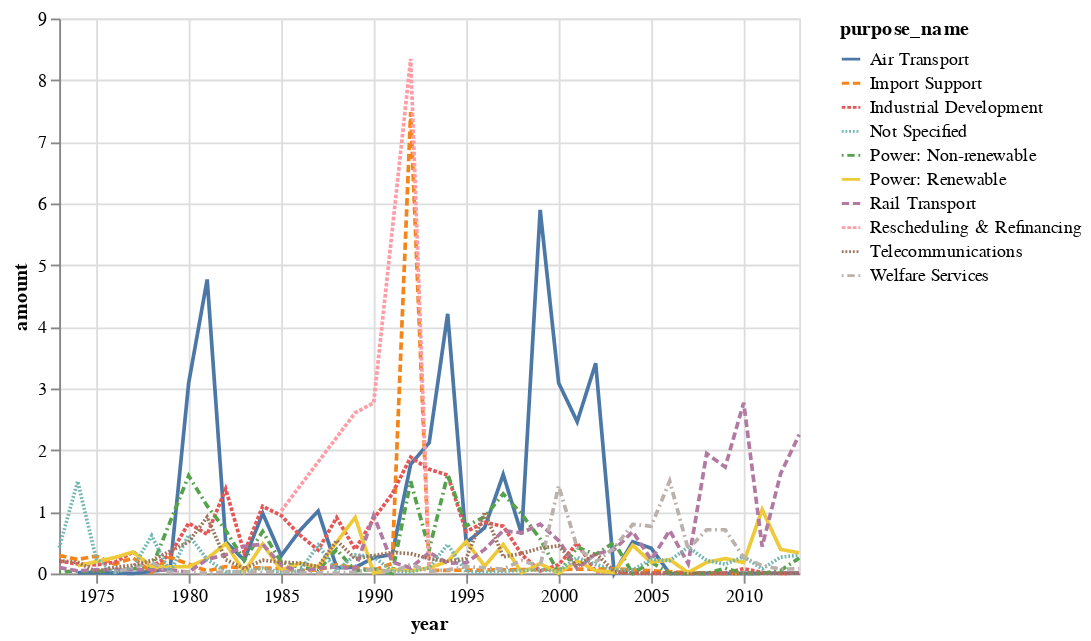

The notebook cell saved with this chart:
### Code cell
# make the plot
alt.Chart(purpose).mark_line().encode(
    x = 'year',
    y = 'amount',
    color = 'purpose_name',
    strokeDash = 'purpose_name'
)

### Figure 1 — Vega-Lite specification as saved in the notebook (floating-point values rounded to 4 significant figures; data arrays with more than 128 entries replaced by an {"elided": "..."} marker saying what was removed)
{"config": {"view": {"continuousWidth": 400, "continuousHeight": 300}}, "data": {"name": "data-43c816d532d132a4766f055dbee6a670"}, "mark": "line", "encoding": {"color": {"type": "nominal", "field": "purpose_name"}, "strokeDash": {"type": "nominal", "field": "purpose_name"}, "x": {"type": "temporal", "field": "year"}, "y": {"type": "quantitative", "field": "amount"}}, "$schema": "https://vega.github.io/schema/vega-lite/v4.8.1.json", "datasets": {"data-43c816d532d132a4766f055dbee6a670": {"elided": "338 records"}}}
